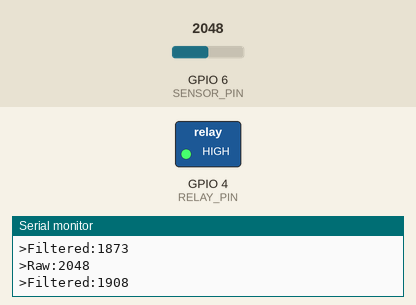
Simulated run of this program. Board: ESP32-S3. Parts: switched loads named in the program (green lamp = pin HIGH), the last lines printed to the serial monitor. Inputs (shaded band) come from the test bench; at power-on: GPIO 6 (SENSOR_PIN) = 2048 (analog values on the 0–4095 scale).

Above: at 1.2 s.
1.3 s: GPIO 6 (SENSOR_PIN) set to 2875
4.3 s: GPIO 6 (SENSOR_PIN) set to 2903
At 6.5 s:
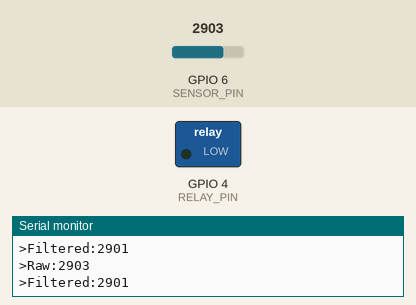
6.8 s: GPIO 6 (SENSOR_PIN) set to 2257
9.8 s: GPIO 6 (SENSOR_PIN) set to 2197
At 11.9 s:
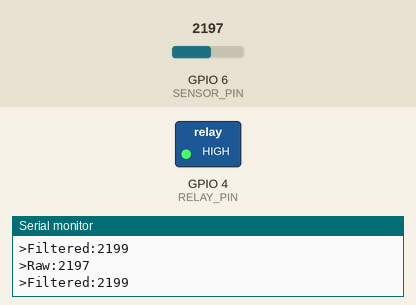
12.7 s: GPIO 6 (SENSOR_PIN) set to 2940
At 15.5 s:
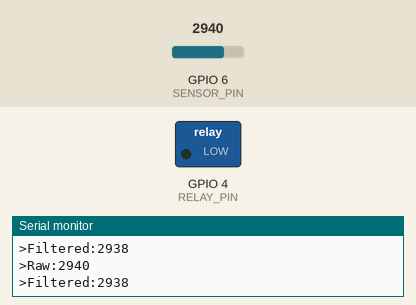
Timing chart, 0 to 16.5 s (numbered marks = the images above; inputs shaded):
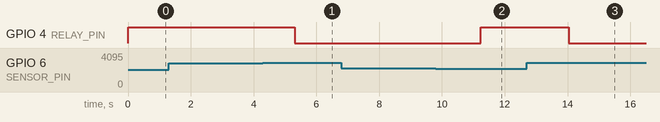

Measured:
- the behaviour switches between 2902 and 2903 on GPIO 6 (SENSOR_PIN) (found by bisection; images 0 and 1)
- the behaviour switches between 2198 and 2197 on GPIO 6 (SENSOR_PIN) (found by bisection; images 1 and 2)
- after the input at 4.3 s, GPIO 4 (RELAY_PIN): HIGH → LOW after 1.0 s
- after the input at 9.8 s, GPIO 4 (RELAY_PIN): LOW → HIGH after 1.4 s
- after the input at 12.7 s, GPIO 4 (RELAY_PIN): HIGH → LOW after 1.3 s

The program:

main.cpp
```cpp
#include <Arduino.h>
const int SENSOR_PIN = 6; // Пін підключення дільника з фоторезистором (GPIO In)
const int RELAY_PIN = 4;  // Пін керування транзистором реле (GPIO Out)


const int THRESHOLD_DARK = 2200;
const int THRESHOLD_LIGHT = 2900;
const float FILTRATION_COEF = 0.2f;

int lightValue = 0;
int filteredLightValue = 0;

void setup() {
  Serial.begin(115200);

  pinMode(RELAY_PIN, OUTPUT);
  digitalWrite(RELAY_PIN, LOW);

  // встановлення роздільної здатності АЦП (12 біт = 0...4095)
  analogReadResolution(12);
}

int emaFilter(int previousValue, int rawValue)
{
  return static_cast<int>(
    round(FILTRATION_COEF * rawValue + (1.0f - FILTRATION_COEF) * previousValue)
  );
}

void loop() {
  lightValue = analogRead(SENSOR_PIN);

  Serial.printf(">Raw:%d \n", lightValue);

  filteredLightValue = emaFilter(filteredLightValue, lightValue);
  Serial.printf(">Filtered:%d \n", filteredLightValue);

  if (filteredLightValue < THRESHOLD_DARK) {
    digitalWrite(RELAY_PIN, HIGH);
  } else if(filteredLightValue > THRESHOLD_LIGHT) {
    digitalWrite(RELAY_PIN, LOW);
  }

  delay(100);
}
```
